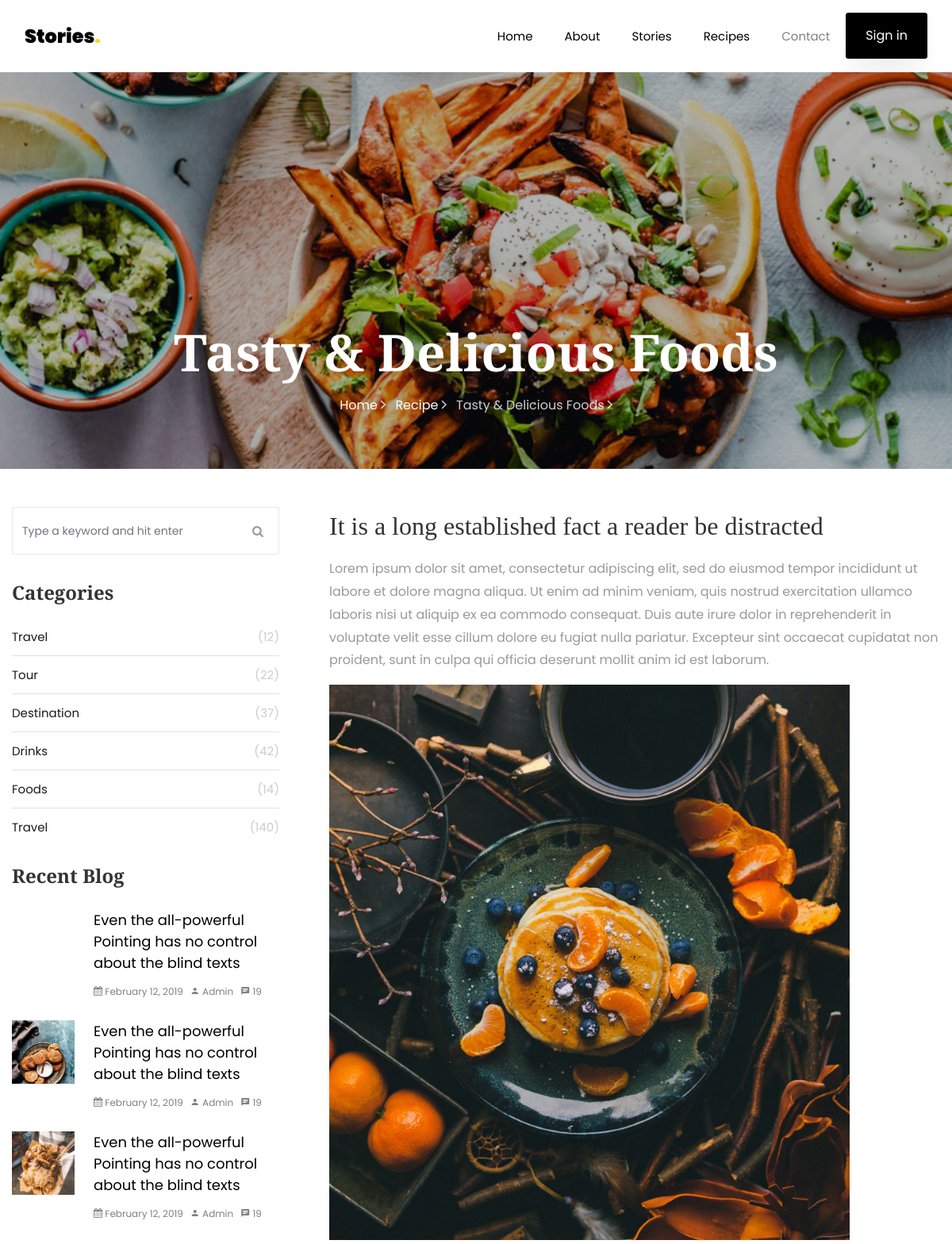
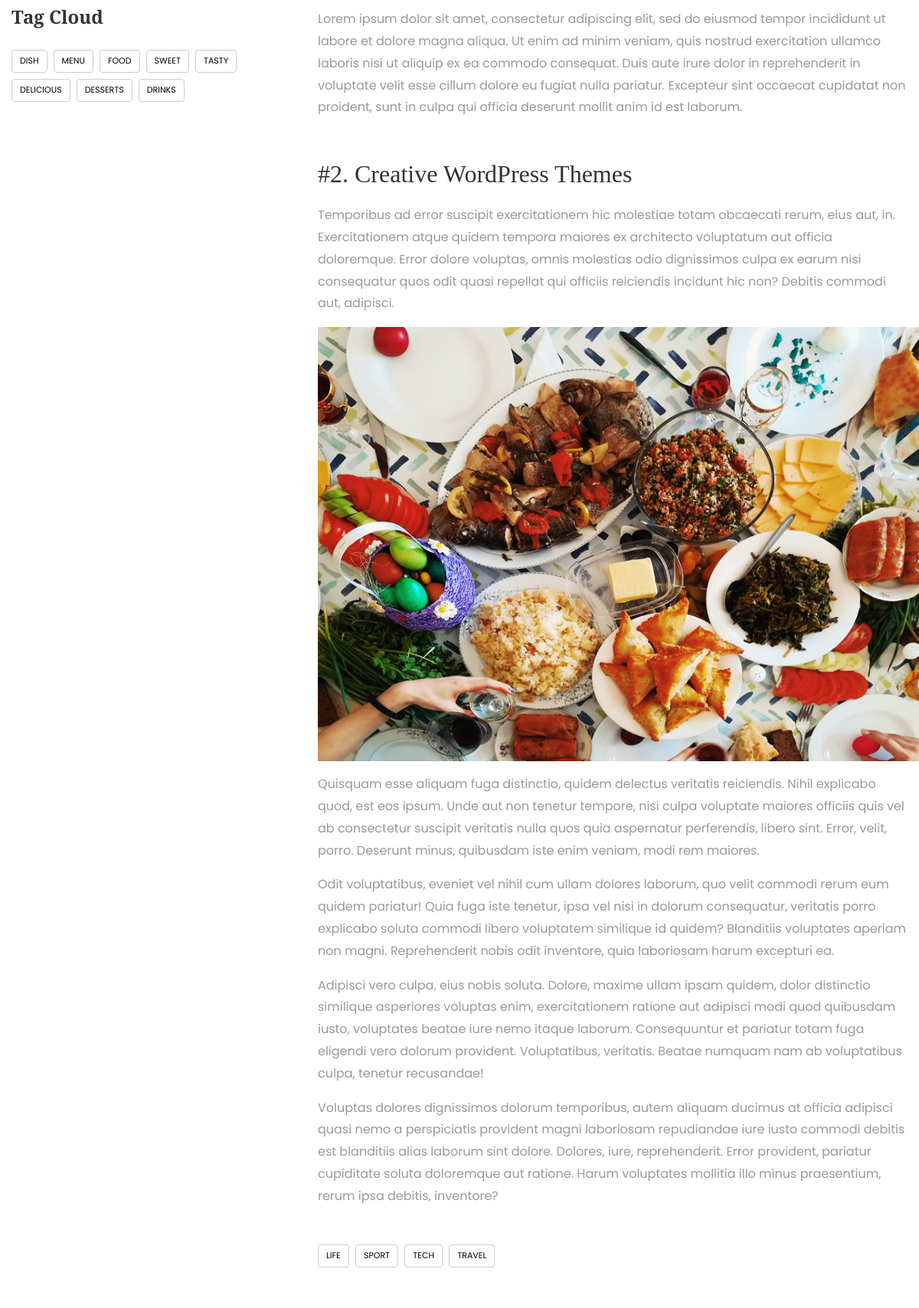
/single/2 (upper part), run on the app's committed database (2 pictures, top to bottom).
### stories/models.py (models this page shows, shortened)
class Recipe(models.Model):
    title = models.CharField(max_length=50, blank=False, null=True)
    created_at = models.DateField(auto_now_add=True)
    image = models.ImageField(upload_to='recipes', blank=False, null=True)
    description = models.TextField(blank=False)
    long_description = RichTextField('Long description')
    category = models.ForeignKey('Category', on_delete=models.CASCADE, related_name='recipes', null=True)
    updated_at = models.DateField(auto_now = True)
    class Meta:
        ordering=('created_at',)
        verbose_name='Recipe'
        verbose_name_plural='Recipes'

### stories/views.py (the view, shortened to what this page needs)
# urls.py: path('single/<int:pk>', RecipeDetailView.as_view(), name='single'),
class RecipeDetailView(FormMixin, DetailView):
    model = Recipe
    template_name = "stories/single.html"
    context_object_name = "recipe_data"
    form_class = CommentForm

### stories/forms.py
class CommentForm(forms.ModelForm):
    comment = forms.CharField(label='Your Comment', widget=forms.Textarea(attrs={
        'class': 'form-control',
        'placeholder': 'Leave your comment here',
        'cols': '30',
        'rows': '7',
    }),)
    class Meta:
        model = Comment
        fields = ['comment',]

### stories/models.py (called while the page is built)
    def get_user_full_name(self):
        return "{} {}".format(self.user.first_name, self.user.last_name)

### stories/templatetags/base_filters.py (called while the page is built)
@register.simple_tag
def get_categories():
    return Category.objects.all()

@register.simple_tag
def get_comments():
    return Comment.objects.filter(reply_comment__isnull=True)

### stories/templates/stories/single.html (shortened to what this page needs)
{% extends 'base/index.html' %}
{% load static base_filters %}
{% block content %}
<section class="hero-wrap hero-wrap-2" style="background-image: url('{{ recipe_data.image.url}}');">
    <div class="overlay"></div>
    <div class="container">
        <div class="row no-gutters slider-text align-items-end justify-content-center">
            <div class="col-md-9 ftco-animate pb-5 text-center">
                <h1 class="mb-3 bread">{{ recipe_data.title }}</h1>
                <p class="breadcrumbs">
                    <span class="mr-2"><a href="{% url 'stories:home' %}">Home <i
                    class="ion-ios-arrow-forward"></i></a></span>
                    <span class="mr-2"><a href="{% url 'stories:recipes' %}">Recipe <i
                    class="ion-ios-arrow-forward"></i></a></span>
                    <span>{{ recipe_data.title }} <i
                    class="ion-ios-arrow-forward"></i></span></p>
            </div>
        </div>
    </div>
</section>
<section class="ftco-section">
    <div class="container">
        <div class="row">
            <div class="col-lg-8 order-lg-last ftco-animate">
                {{ recipe_data.long_description|safe }}
                <div class="tag-widget post-tag-container mb-5 mt-5">
                    <div class="tagcloud">
                        <a href="#" class="tag-cloud-link">Life</a>
                        <a href="#" class="tag-cloud-link">Sport</a>
                        <a href="#" class="tag-cloud-link">Tech</a>
                        <a href="#" class="tag-cloud-link">Travel</a>
                    </div>
                </div>
                        {% get_comments as comments %}
            </div>
            <div class="col-lg-4 sidebar pr-lg-5 ftco-animate">
                <div class="sidebar-box">
                    <form action="#" class="search-form">
                        <div class="form-group">
                            <span class="icon icon-search"></span>
                            <input type="text" class="form-control" placeholder="Type a keyword and hit enter">
                        </div>
                    </form>
                </div>
                <div class="sidebar-box ftco-animate">
                    <ul class="categories">
                        <h3 class="heading mb-4">Categories</h3>
                        <li><a href="#">Travel <span>(12)</span></a></li>
                        <li><a href="#">Tour <span>(22)</span></a></li>
                        <li><a href="#">Destination <span>(37)</span></a></li>
                        <li><a href="#">Drinks <span>(42)</span></a></li>
                        <li><a href="#">Foods <span>(14)</span></a></li>
                        <li><a href="#">Travel <span>(140)</span></a></li>
                    </ul>
                </div>
                <div class="sidebar-box ftco-animate">
                    <h3 class="heading mb-4">Recent Blog</h3>
                    <div class="block-21 mb-4 d-flex">
                        <a class="blog-img mr-4" style="background-image: url('{%static "images/image_1.jpg"%});"></a>
                        <div class="text">
                            <h3><a href="#">Even the all-powerful Pointing has no control about the blind texts</a></h3>
                            <div class="meta">
                                <div><a href="#"><span class="icon-calendar"></span> February 12, 2019</a></div>
                                <div><a href="#"><span class="icon-person"></span> Admin</a></div>
                                <div><a href="#"><span class="icon-chat"></span> 19</a></div>
                            </div>
                        </div>
                    </div>
                    <div class="block-21 mb-4 d-flex">
                        <a class="blog-img mr-4" style="background-image: url('{%static "images/image_2.jpg"%}');"></a>
                        <div class="text">
                            <h3><a href="#">Even the all-powerful Pointing has no control about the blind texts</a></h3>
                            <div class="meta">
                                <div><a href="#"><span class="icon-calendar"></span> February 12, 2019</a></div>
                                <div><a href="#"><span class="icon-person"></span> Admin</a></div>
                                <div><a href="#"><span class="icon-chat"></span> 19</a></div>
                            </div>
                        </div>
                    </div>
                    <div class="block-21 mb-4 d-flex">
                        <a class="blog-img mr-4" style="background-image: url('{%static "images/image_3.jpg"%}');"></a>
                        <div class="text">
                            <h3><a href="#">Even the all-powerful Pointing has no control about the blind texts</a></h3>
                            <div class="meta">
                                <div><a href="#"><span class="icon-calendar"></span> February 12, 2019</a></div>
                                <div><a href="#"><span class="icon-person"></span> Admin</a></div>
                                <div><a href="#"><span class="icon-chat"></span> 19</a></div>
                            </div>
                        </div>
                    </div>
                </div>
                <div class="sidebar-box ftco-animate">
                    <h3 class="heading mb-4">Tag Cloud</h3>
                    <div class="tagcloud">
                        <a href="#" class="tag-cloud-link">dish</a>
                        <a href="#" class="tag-cloud-link">menu</a>
                        <a href="#" class="tag-cloud-link">food</a>
                        <a href="#" class="tag-cloud-link">sweet</a>
                        <a href="#" class="tag-cloud-link">tasty</a>
                        <a href="#" class="tag-cloud-link">delicious</a>
                        <a href="#" class="tag-cloud-link">desserts</a>
                        <a href="#" class="tag-cloud-link">drinks</a>
                    </div>
                </div>
            </div>
        </div>
    </div>
</section>
{% endblock content %}

### static/css/icomoon.css (style rules this page uses)
[class^="icon-"], [class*=" icon-"] { font-family: 'icomoon' !important; speak: none; font-style: normal; font-weight: normal; font-variant: normal; text-transform: none; line-height: 1; -webkit-font-smoothing: antialiased; -moz-osx-font-smoothing: grayscale; }
.icon-search:before { content: "\f002"; }
.icon-calendar:before { content: "\f073"; }
.icon-chat:before { content: "\e0b7"; }
.icon-person:before { content: "\e7fd"; }

### stories/templates/stories/single.html (style rules this page uses)
html { scroll-behavior: smooth !important; }

### data on the page
Recipe: image (picture), title "Tasty & Delicious Foods", long_description "It is a long established fact a reader be distracted Lorem ipsum dolor sit amet, consectetur adipiscing elit, sed do eiusmod tempor incididunt ut labore et dolore magna aliqua. Ut enim ad minim veniam, quis nostrud exercitation ullamco laboris nisi ut aliquip ex ea commodo consequat. Duis aute irure dolor in reprehenderit in voluptate velit esse cillum dolore eu fugiat nulla pariatur. Excepteur sint occaecat cupidatat non proident, sunt in culpa qui officia deserunt mollit anim id est laborum. Lorem ipsum dolor sit amet, consectetur adipiscing elit, sed do eiusmod tempor incididunt ut labore et dolore magna aliqua. Ut enim ad minim veniam, quis nostrud exercitation ullamco laboris nisi ut…", long_description (picture)
